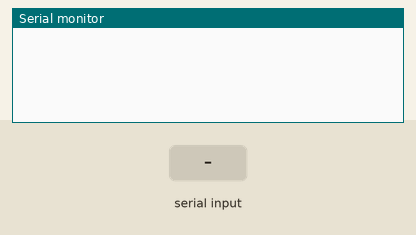
Recording of a sketch running on a simulated Arduino Uno, built with avr-gcc and run on an emulated ATmega328P. On the bench: the last lines printed to the serial monitor. The test bench sets the inputs (shaded band).

Above: at 1.3 s.
1.4 s: "90,45\n" received over the second serial link
At 2.1 s:
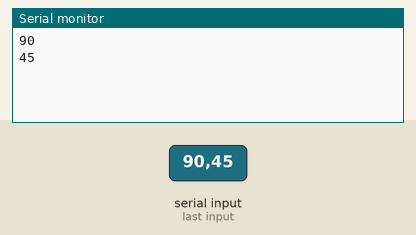
2.9 s: "30,150\n" received over the second serial link
At 5.0 s:
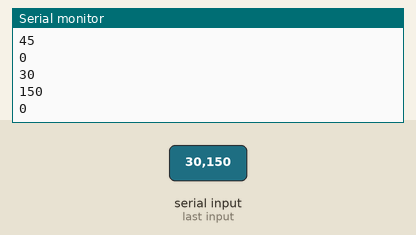
Timing chart, 0 to 6.5 s (numbered marks = the images above; inputs shaded):
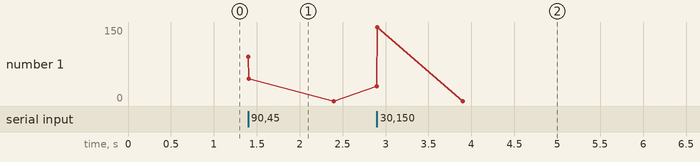

The sketch:

BLE_-_HM10_Communication.ino
```cpp
/*
  This sketch can allow you to comunicate
  with the BLE HM-10, sending AT commands.
*/

// www.openhwdesign.com

#include <SoftwareSerial.h>

int bluetoothTx = 2;  // TX-O pin of bluetooth mate, Arduino D2
int bluetoothRx = 3;  // RX-I pin of bluetooth mate, Arduino D3

SoftwareSerial bluetooth(bluetoothTx, bluetoothRx);

void setup()
{
  Serial.begin(9600);  // Begin the serial monitor at 9600bps

  bluetooth.begin(115200);  // The Bluetooth Mate defaults to 115200bps
  delay(100);  // Short delay, wait for the Mate to send back CMD
  bluetooth.println("U,9600,N");  // Temporarily Change the baudrate to 9600, no parity
  // 115200 can be too fast at times for NewSoftSerial to relay the data reliably
  bluetooth.begin(9600);  // Start bluetooth serial at 9600
}

void loop()
{
  if(bluetooth.available())  // If the bluetooth sent any characters
  {
    // Send any characters the bluetooth prints to the serial monitor
    Serial.println(bluetooth.parseInt());
  }
  if(Serial.available())  // If stuff was typed in the serial monitor
  {
    // Send any characters the Serial monitor prints to the bluetooth
    bluetooth.print((char)Serial.read());
  }
  // and loop forever and ever!
}
```

Measured:
- after the input at 1.4 s, the serial monitor: prints a new line at once (image 1)
- after the input at 2.9 s, the serial monitor: prints a new line at once (image 2)
